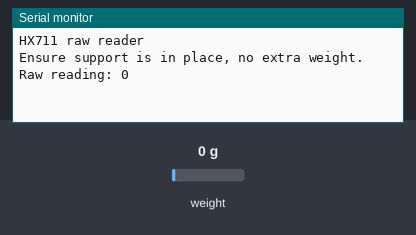
The sketch below on a simulated ESP8266 (NodeMCU). Parts: the last lines printed to the serial monitor. Inputs (shaded band) come from the test bench; at power-on: weight on the scale 0 g.

Above: at 3.2 s.
3.3 s: weight on the scale set to 100 g
At 5.4 s:
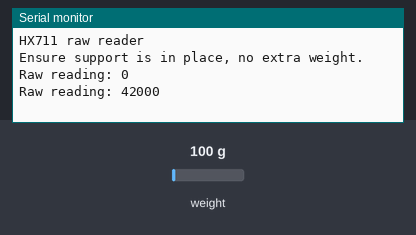
6.1 s: weight on the scale set to 1250 g
At 8.2 s:
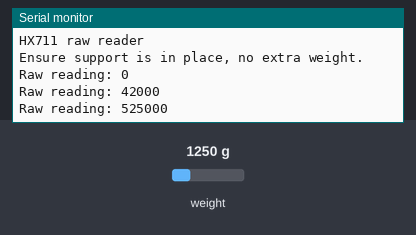
Timing chart, 0 to 9.7 s (numbered marks = the images above; inputs shaded):
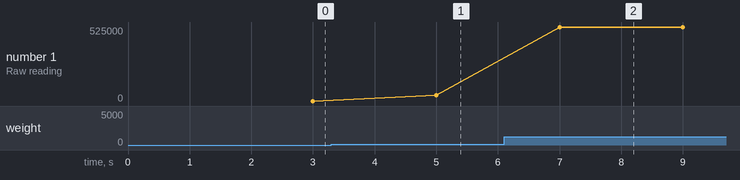

Measured:
- after the input at 3.3 s, the serial monitor: prints a new line after 1.7 s (image 1)
- after the input at 6.1 s, the serial monitor: prints a new line after 0.90 s (image 2)
- plotted number 1: 0 → 42000 after the input at 3.3 s, 42000 → 525000 after the input at 6.1 s

The sketch:

load_cell_calibration_for_the_forklift.ino
```cpp
#include <HX711.h>

#define DOUT D7   // same as your project
#define CLK  D8

HX711 scale;

void setup() {
  Serial.begin(115200);
  scale.begin(DOUT, CLK);
  Serial.println("HX711 raw reader");
  Serial.println("Ensure support is in place, no extra weight.");
  delay(2000);
}

void loop() {
  if (scale.is_ready()) {
    long raw = scale.read_average(10); // average of 10 samples
    Serial.print("Raw reading: ");
    Serial.println(raw);
  } else {
    Serial.println("HX711 not ready");
  }
  delay(1000);
}
```
